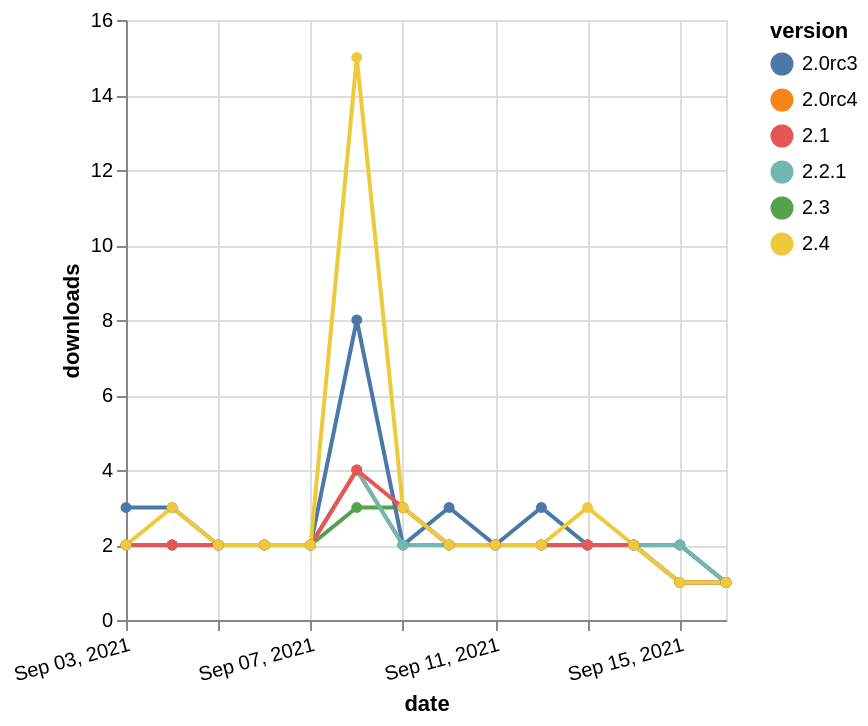

Write a Vega-Lite specification for this figure.
### Vega-Lite specification from a JSON file in a GitHub repository (floating-point values rounded to 4 significant figures)
{"$schema": "https://vega.github.io/schema/vega-lite/v5.json", "description": "A simple bar chart with embedded data.", "data": {"values": [{"date": "2021-09-03", "total": 2976, "delta": 2, "version": "2.0rc4"}, {"date": "2021-09-04", "total": 2978, "delta": 2, "version": "2.0rc4"}, {"date": "2021-09-05", "total": 2980, "delta": 2, "version": "2.0rc4"}, {"date": "2021-09-06", "total": 2982, "delta": 2, "version": "2.0rc4"}, {"date": "2021-09-07", "total": 2984, "delta": 2, "version": "2.0rc4"}, {"date": "2021-09-08", "total": 2988, "delta": 4, "version": "2.0rc4"}, {"date": "2021-09-09", "total": 2990, "delta": 2, "version": "2.0rc4"}, {"date": "2021-09-10", "total": 2992, "delta": 2, "version": "2.0rc4"}, {"date": "2021-09-11", "total": 2994, "delta": 2, "version": "2.0rc4"}, {"date": "2021-09-12", "total": 2996, "delta": 2, "version": "2.0rc4"}, {"date": "2021-09-13", "total": 2998, "delta": 2, "version": "2.0rc4"}, {"date": "2021-09-14", "total": 3000, "delta": 2, "version": "2.0rc4"}, {"date": "2021-09-15", "total": 3002, "delta": 2, "version": "2.0rc4"}, {"date": "2021-09-16", "total": 3003, "delta": 1, "version": "2.0rc4"}, {"date": "2021-09-03", "total": 9647, "delta": 2, "version": "2.3"}, {"date": "2021-09-04", "total": 9649, "delta": 2, "version": "2.3"}, {"date": "2021-09-05", "total": 9651, "delta": 2, "version": "2.3"}, {"date": "2021-09-06", "total": 9653, "delta": 2, "version": "2.3"}, {"date": "2021-09-07", "total": 9655, "delta": 2, "version": "2.3"}, {"date": "2021-09-08", "total": 9658, "delta": 3, "version": "2.3"}, {"date": "2021-09-09", "total": 9661, "delta": 3, "version": "2.3"}, {"date": "2021-09-10", "total": 9663, "delta": 2, "version": "2.3"}, {"date": "2021-09-11", "total": 9665, "delta": 2, "version": "2.3"}, {"date": "2021-09-12", "total": 9667, "delta": 2, "version": "2.3"}, {"date": "2021-09-13", "total": 9669, "delta": 2, "version": "2.3"}, {"date": "2021-09-14", "total": 9671, "delta": 2, "version": "2.3"}, {"date": "2021-09-15", "total": 9672, "delta": 1, "version": "2.3"}, {"date": "2021-09-16", "total": 9673, "delta": 1, "version": "2.3"}, {"date": "2021-09-03", "total": 4888, "delta": 3, "version": "2.0rc3"}, {"date": "2021-09-04", "total": 4891, "delta": 3, "version": "2.0rc3"}, {"date": "2021-09-05", "total": 4893, "delta": 2, "version": "2.0rc3"}, {"date": "2021-09-06", "total": 4895, "delta": 2, "version": "2.0rc3"}, {"date": "2021-09-07", "total": 4897, "delta": 2, "version": "2.0rc3"}, {"date": "2021-09-08", "total": 4905, "delta": 8, "version": "2.0rc3"}, {"date": "2021-09-09", "total": 4907, "delta": 2, "version": "2.0rc3"}, {"date": "2021-09-10", "total": 4910, "delta": 3, "version": "2.0rc3"}, {"date": "2021-09-11", "total": 4912, "delta": 2, "version": "2.0rc3"}, {"date": "2021-09-12", "total": 4915, "delta": 3, "version": "2.0rc3"}, {"date": "2021-09-13", "total": 4917, "delta": 2, "version": "2.0rc3"}, {"date": "2021-09-14", "total": 4919, "delta": 2, "version": "2.0rc3"}, {"date": "2021-09-15", "total": 4921, "delta": 2, "version": "2.0rc3"}, {"date": "2021-09-16", "total": 4922, "delta": 1, "version": "2.0rc3"}, {"date": "2021-09-03", "total": 2395, "delta": 2, "version": "2.2.1"}, {"date": "2021-09-04", "total": 2397, "delta": 2, "version": "2.2.1"}, {"date": "2021-09-05", "total": 2399, "delta": 2, "version": "2.2.1"}, {"date": "2021-09-06", "total": 2401, "delta": 2, "version": "2.2.1"}, {"date": "2021-09-07", "total": 2403, "delta": 2, "version": "2.2.1"}, {"date": "2021-09-08", "total": 2407, "delta": 4, "version": "2.2.1"}, {"date": "2021-09-09", "total": 2409, "delta": 2, "version": "2.2.1"}, {"date": "2021-09-10", "total": 2411, "delta": 2, "version": "2.2.1"}, {"date": "2021-09-11", "total": 2413, "delta": 2, "version": "2.2.1"}, {"date": "2021-09-12", "total": 2415, "delta": 2, "version": "2.2.1"}, {"date": "2021-09-13", "total": 2417, "delta": 2, "version": "2.2.1"}, {"date": "2021-09-14", "total": 2419, "delta": 2, "version": "2.2.1"}, {"date": "2021-09-15", "total": 2421, "delta": 2, "version": "2.2.1"}, {"date": "2021-09-16", "total": 2422, "delta": 1, "version": "2.2.1"}, {"date": "2021-09-03", "total": 3939, "delta": 2, "version": "2.1"}, {"date": "2021-09-04", "total": 3941, "delta": 2, "version": "2.1"}, {"date": "2021-09-05", "total": 3943, "delta": 2, "version": "2.1"}, {"date": "2021-09-06", "total": 3945, "delta": 2, "version": "2.1"}, {"date": "2021-09-07", "total": 3947, "delta": 2, "version": "2.1"}, {"date": "2021-09-08", "total": 3951, "delta": 4, "version": "2.1"}, {"date": "2021-09-09", "total": 3954, "delta": 3, "version": "2.1"}, {"date": "2021-09-10", "total": 3956, "delta": 2, "version": "2.1"}, {"date": "2021-09-11", "total": 3958, "delta": 2, "version": "2.1"}, {"date": "2021-09-12", "total": 3960, "delta": 2, "version": "2.1"}, {"date": "2021-09-13", "total": 3962, "delta": 2, "version": "2.1"}, {"date": "2021-09-14", "total": 3964, "delta": 2, "version": "2.1"}, {"date": "2021-09-15", "total": 3965, "delta": 1, "version": "2.1"}, {"date": "2021-09-16", "total": 3966, "delta": 1, "version": "2.1"}, {"date": "2021-09-03", "total": 3809, "delta": 2, "version": "2.4"}, {"date": "2021-09-04", "total": 3812, "delta": 3, "version": "2.4"}, {"date": "2021-09-05", "total": 3814, "delta": 2, "version": "2.4"}, {"date": "2021-09-06", "total": 3816, "delta": 2, "version": "2.4"}, {"date": "2021-09-07", "total": 3818, "delta": 2, "version": "2.4"}, {"date": "2021-09-08", "total": 3833, "delta": 15, "version": "2.4"}, {"date": "2021-09-09", "total": 3836, "delta": 3, "version": "2.4"}, {"date": "2021-09-10", "total": 3838, "delta": 2, "version": "2.4"}, {"date": "2021-09-11", "total": 3840, "delta": 2, "version": "2.4"}, {"date": "2021-09-12", "total": 3842, "delta": 2, "version": "2.4"}, {"date": "2021-09-13", "total": 3845, "delta": 3, "version": "2.4"}, {"date": "2021-09-14", "total": 3847, "delta": 2, "version": "2.4"}, {"date": "2021-09-15", "total": 3848, "delta": 1, "version": "2.4"}, {"date": "2021-09-16", "total": 3849, "delta": 1, "version": "2.4"}]}, "width": "container", "mark": {"type": "line", "point": {"filled": true}}, "encoding": {"x": {"field": "date", "type": "temporal", "timeUnit": "yearmonthdate", "title": "date", "axis": {"labelAngle": -15}}, "y": {"field": "delta", "type": "quantitative", "title": "downloads"}, "color": {"field": "version", "type": "nominal"}, "tooltip": {"field": "delta"}}}
